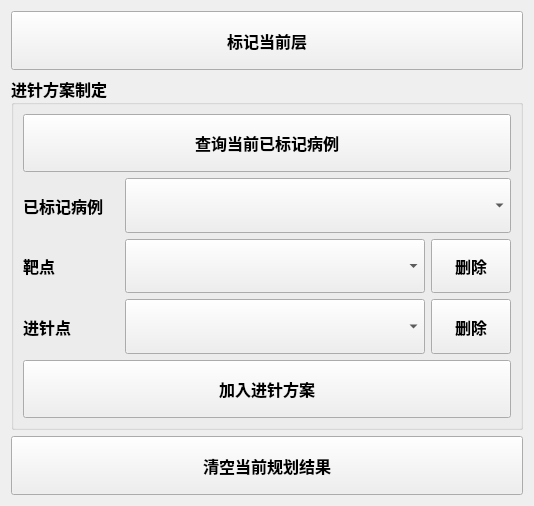
        <widget class="QWidget" name="abparam_page">
         <property name="geometry">
          <rect>
           <x>0</x>
           <y>0</y>
           <width>534</width>
           <height>506</height>
          </rect>
         </property>
         <attribute name="label">
          <string>手动规划</string>
         </attribute>
         <layout class="QVBoxLayout" name="verticalLayout_28">
          <item>
           <layout class="QVBoxLayout" name="verticalLayout_23" stretch="1,6,1">
            <item>
             <widget class="QPushButton" name="btn_mark">
              <property name="sizePolicy">
               <sizepolicy hsizetype="Preferred" vsizetype="Preferred">
                <horstretch>0</horstretch>
                <verstretch>0</verstretch>
               </sizepolicy>
              </property>
              <property name="maximumSize">
               <size>
                <width>10000</width>
                <height>16777215</height>
               </size>
              </property>
              <property name="font">
               <font>
                <family>幼圆</family>
                <pointsize>12</pointsize>
                <weight>75</weight>
                <italic>false</italic>
                <bold>true</bold>
               </font>
              </property>
              <property name="styleSheet">
               <string notr="true"/>
              </property>
              <property name="text">
               <string>标记当前层</string>
              </property>
             </widget>
            </item>
            <item>
             <widget class="QGroupBox" name="groupBox_3">
              <property name="font">
               <font>
                <family>幼圆</family>
                <pointsize>12</pointsize>
                <weight>75</weight>
                <italic>false</italic>
                <bold>true</bold>
               </font>
              </property>
              <property name="title">
               <string>进针方案制定</string>
              </property>
              <layout class="QVBoxLayout" name="verticalLayout_14">
               <item>
                <layout class="QVBoxLayout" name="verticalLayout_3" stretch="1,3,1">
                 <item>
                  <widget class="QPushButton" name="btn_searchlabelled">
                   <property name="sizePolicy">
                    <sizepolicy hsizetype="Minimum" vsizetype="Preferred">
                     <horstretch>0</horstretch>
                     <verstretch>0</verstretch>
                    </sizepolicy>
                   </property>
                   <property name="maximumSize">
                    <size>
                     <width>1000</width>
                     <height>16777215</height>
                    </size>
                   </property>
                   <property name="font">
                    <font>
                     <family>幼圆</family>
                     <pointsize>12</pointsize>
                     <weight>75</weight>
                     <bold>true</bold>
                    </font>
                   </property>
                   <property name="text">
                    <string>查询当前已标记病例</string>
                   </property>
                  </widget>
                 </item>
                 <item>
                  <layout class="QHBoxLayout" name="horizontalLayout_21" stretch="1,4">
                   <item>
                    <layout class="QVBoxLayout" name="verticalLayout_16">
                     <item>
                      <widget class="QLabel" name="label_3">
                       <property name="font">
                        <font>
                         <family>幼圆</family>
                         <pointsize>12</pointsize>
                         <weight>75</weight>
                         <bold>true</bold>
                        </font>
                       </property>
                       <property name="text">
                        <string>已标记病例</string>
                       </property>
                       <property name="alignment">
                        <set>Qt::AlignLeading|Qt::AlignLeft|Qt::AlignVCenter</set>
                       </property>
                      </widget>
                     </item>
                     <item>
                      <widget class="QLabel" name="label_25">
                       <property name="font">
                        <font>
                         <family>幼圆</family>
                         <pointsize>12</pointsize>
                         <weight>75</weight>
                         <bold>true</bold>
                        </font>
                       </property>
                       <property name="text">
                        <string>靶点</string>
                       </property>
                       <property name="alignment">
                        <set>Qt::AlignLeading|Qt::AlignLeft|Qt::AlignVCenter</set>
                       </property>
                      </widget>
                     </item>
                     <item>
                      <widget class="QLabel" name="label_26">
                       <property name="font">
                        <font>
                         <family>幼圆</family>
                         <pointsize>12</pointsize>
                         <weight>75</weight>
                         <bold>true</bold>
                        </font>
                       </property>
                       <property name="text">
                        <string>进针点</string>
                       </property>
                       <property name="alignment">
                        <set>Qt::AlignLeading|Qt::AlignLeft|Qt::AlignVCenter</set>
                       </property>
                      </widget>
                     </item>
                    </layout>
                   </item>
                   <item>
                    <layout class="QVBoxLayout" name="verticalLayout_39">
                     <item>
                      <widget class="QComboBox" name="comboBox_labelled_case">
                       <property name="sizePolicy">
                        <sizepolicy hsizetype="Preferred" vsizetype="Preferred">
                         <horstretch>0</horstretch>
                         <verstretch>0</verstretch>
                        </sizepolicy>
                       </property>
                       <property name="minimumSize">
                        <size>
                         <width>0</width>
                         <height>0</height>
                        </size>
                       </property>
                       <property name="font">
                        <font>
                         <family>幼圆</family>
                         <pointsize>12</pointsize>
                         <weight>75</weight>
                         <italic>false</italic>
                         <bold>true</bold>
                        </font>
                       </property>
                      </widget>
                     </item>
                     <item>
                      <layout class="QHBoxLayout" name="horizontalLayout_15" stretch="6,1">
                       <item>
                        <widget class="QComboBox" name="comboBox_targets_hand">
                         <property name="sizePolicy">
                          <sizepolicy hsizetype="Preferred" vsizetype="Preferred">
                           <horstretch>0</horstretch>
                           <verstretch>0</verstretch>
                          </sizepolicy>
                         </property>
                         <property name="font">
                          <font>
                           <family>幼圆</family>
                           <pointsize>12</pointsize>
                           <weight>75</weight>
                           <italic>false</italic>
                           <bold>true</bold>
                          </font>
                         </property>
                        </widget>
                       </item>
                       <item>
                        <widget class="QPushButton" name="btn_del_target">
                         <property name="sizePolicy">
                          <sizepolicy hsizetype="Preferred" vsizetype="Preferred">
                           <horstretch>0</horstretch>
                           <verstretch>0</verstretch>
                          </sizepolicy>
                         </property>
                         <property name="maximumSize">
                          <size>
                           <width>10000</width>
                           <height>16777215</height>
                          </size>
                         </property>
                         <property name="font">
                          <font>
                           <family>幼圆</family>
                           <pointsize>12</pointsize>
                           <weight>75</weight>
                           <bold>true</bold>
                          </font>
                         </property>
                         <property name="text">
                          <string>删除</string>
                         </property>
                        </widget>
                       </item>
                      </layout>
                     </item>
                     <item>
                      <layout class="QHBoxLayout" name="horizontalLayout_20" stretch="6,1">
                       <item>
                        <widget class="QComboBox" name="comboBox_inpts_hand">
                         <property name="sizePolicy">
                          <sizepolicy hsizetype="Preferred" vsizetype="Preferred">
                           <horstretch>0</horstretch>
                           <verstretch>0</verstretch>
                          </sizepolicy>
                         </property>
                         <property name="font">
                          <font>
                           <family>幼圆</family>
                           <pointsize>12</pointsize>
                           <weight>75</weight>
                           <italic>false</italic>
                           <bold>true</bold>
                          </font>
                         </property>
                        </widget>
                       </item>
                       <item>
                        <widget class="QPushButton" name="btn_del_inpt">
                         <property name="sizePolicy">
                          <sizepolicy hsizetype="Preferred" vsizetype="Preferred">
                           <horstretch>0</horstretch>
                           <verstretch>0</verstretch>
                          </sizepolicy>
                         </property>
                         <property name="maximumSize">
                          <size>
                           <width>10000</width>
                           <height>16777215</height>
                          </size>
                         </property>
                         <property name="font">
                          <font>
                           <family>幼圆</family>
                           <pointsize>12</pointsize>
                           <weight>75</weight>
                           <bold>true</bold>
                          </font>
                         </property>
                         <property name="text">
                          <string>删除</string>
                         </property>
                        </widget>
                       </item>
                      </layout>
                     </item>
                    </layout>
                   </item>
                  </layout>
                 </item>
                 <item>
                  <widget class="QPushButton" name="btn_addto_path">
                   <property name="sizePolicy">
                    <sizepolicy hsizetype="Preferred" vsizetype="Preferred">
                     <horstretch>0</horstretch>
                     <verstretch>0</verstretch>
                    </sizepolicy>
                   </property>
                   <property name="minimumSize">
                    <size>
                     <width>0</width>
                     <height>0</height>
                    </size>
                   </property>
                   <property name="maximumSize">
                    <size>
                     <width>10000</width>
                     <height>16777215</height>
                    </size>
                   </property>
                   <property name="font">
                    <font>
                     <family>幼圆</family>
                     <pointsize>12</pointsize>
                     <weight>75</weight>
                     <bold>true</bold>
                    </font>
                   </property>
                   <property name="text">
                    <string>加入进针方案</string>
                   </property>
                  </widget>
                 </item>
                </layout>
               </item>
              </layout>
             </widget>
            </item>
            <item>
             <widget class="QPushButton" name="btn_clear_hand">
              <property name="sizePolicy">
               <sizepolicy hsizetype="Preferred" vsizetype="Preferred">
                <horstretch>0</horstretch>
                <verstretch>0</verstretch>
               </sizepolicy>
              </property>
              <property name="minimumSize">
               <size>
                <width>0</width>
                <height>0</height>
               </size>
              </property>
              <property name="font">
               <font>
                <family>幼圆</family>
                <pointsize>12</pointsize>
                <weight>75</weight>
                <bold>true</bold>
               </font>
              </property>
              <property name="text">
               <string>清空当前规划结果</string>
              </property>
             </widget>
            </item>
           </layout>
          </item>
         </layout>
        </widget>
